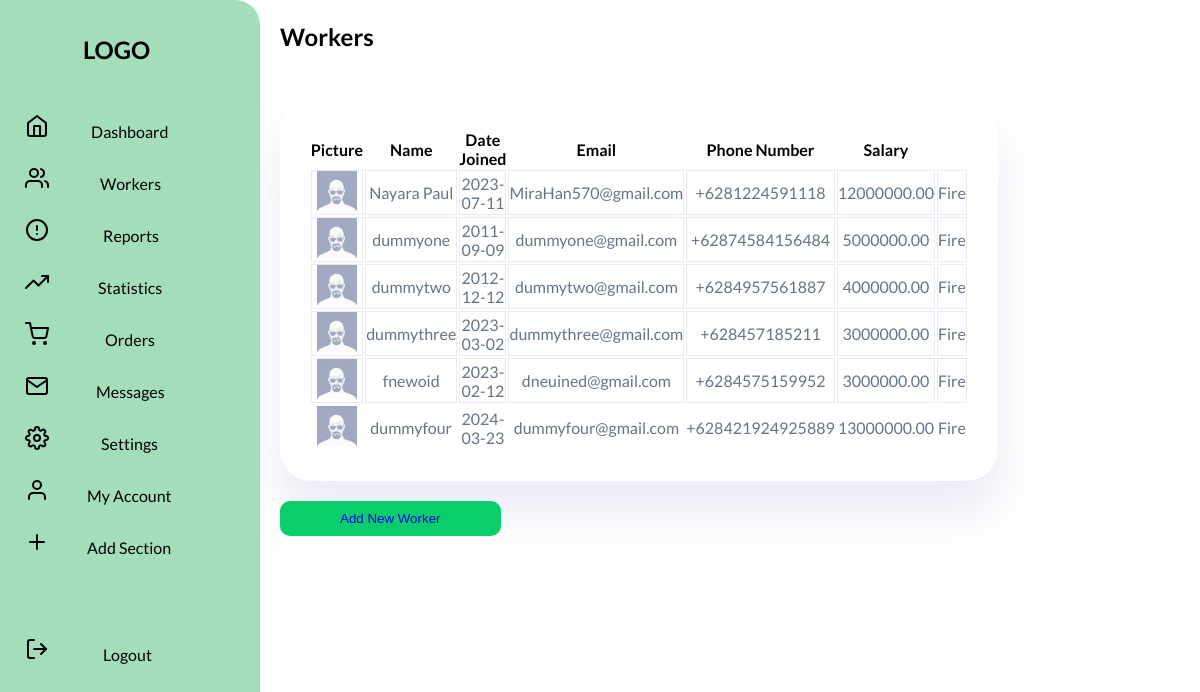
The app's page /admin/workers.php with its own data.
### tables this page shows
CREATE TABLE `workers` (
  `id` int NOT NULL,
  `name` varchar(255) NOT NULL,
  `date_joined` date NOT NULL,
  `email` varchar(100) NOT NULL,
  `phone_number` varchar(20) NOT NULL,
  `salary` decimal(10,2) NOT NULL
);

### function.php (called while the page is built, shortened)
<?php
    function connection() {
        $conn = mysqli_connect("localhost", "root", "", "tubes");
        return $conn;
    }
?>

### admin/workers.php (the view, shortened to what this page needs)
<?php
    require '../function.php';
?>
<!DOCTYPE html>
<html lang="en">
<head>
    <link rel="stylesheet" href="../css/workers.css">
</head>
<body>
    <aside class= "sidebar">
        <div class= "logo">
            <h2>LOGO</h2>
        </div>
        <div class= "buttons">
            <ul>
                <li>
                    <a href="admin.php" class= "home">
                        <i data-feather="home"></i>
                        <span>Dashboard</span>
                    </a>
                </li>
                <li>
                    <a href="#" class= "workers">
                        <i data-feather="users"></i>
                        <span>Workers</span>
                    </a>
                </li>
                <li>
                    <a href="#" class= "reports">
                        <i data-feather="alert-circle"></i>
                        <span>Reports</span>
                    </a>
                </li>
                <li>
                    <a href="#" class= "stats">
                        <i data-feather="trending-up"></i>
                        <span>Statistics</span>
                    </a>
                </li>
                <li>
                    <a href="orders.php" class= "orders">
                        <i data-feather="shopping-cart"></i>
                        <span>Orders</span>
                    </a>
                </li>
                <li>
                    <a href="#" class= "messages">
                        <i data-feather="mail"></i>
                        <span>Messages</span>
                    </a>
                </li>
                <li>
                    <a href="#" class= "settings">
                        <i data-feather="settings"></i>
                        <span>Settings</span>
                    </a>
                </li>
                <li>
                    <a href="#" class="account">
                        <i data-feather="user"></i>
                        <span>My Account</span>
                    </a>
                </li>
                <li>
                    <a href="#" class= "new">
                        <i data-feather="plus"></i>
                        <span>Add Section</span>
                    </a>
                </li>
            </ul>
        </div>
        <div class= "logout">
            <ul>
                <li>
                    <a href="../index.php">
                    <div>
                        <i data-feather="log-out"></i>
                        <span>Logout</span>
                    </div>
                    </a>
                </li>
            </ul>
        </div>
    </aside>
    <section class= "employees" id= "worker">
        <div class= "top">
            <h1>Workers</h1>
        </div>
        <div class= "worker-table">
            <table>
                <thead>
                    <tr>
                        <th>Picture</th>
                        <th>Name</th>
                        <th>Date Joined</th>
                        <th>Email</th>
                        <th>Phone Number</th>
                        <th>Salary</th>
                    </tr>
                </thead>
                <tbody>
                <?php
                    $sql = "SELECT * FROM workers";
                    $result = connection()->query($sql);
                    if ($result->num_rows > 0) {
                    while ($row = $result->fetch_assoc()) {
                ?>
                    <tr>
                        <td><img src="../img/default2.jpeg" alt="" class="propic"></td>
                        <td><?php echo $row["name"]; ?></td>
                        <td><?php echo $row["date_joined"]; ?></td>
                        <td><?php echo $row["email"]; ?></td>
                        <td><?php echo $row["phone_number"]; ?></td>
                        <td><?php echo $row["salary"]; ?></td>
                        <td>Fire</td>
                    </tr>
                <?php
                    }
                    } else {
                        echo "<tr><td colspan='7'>No workers found.</td></tr>";
                }
                ?>
                </tbody>
            </table>
        </div>
        <div class= "butt">
            <button class= "new-worker">
                <a href="worker.new.php">
                    Add New Worker
                </a>
            </button>
        </div>
    </section>
</body>
</html>

### css/workers.css (style rules this page uses)
* { margin: 0; padding: 0; box-sizing: border-box; outline: 0; border: 0; text-decoration: none; }
body { font-family: 'Lato', sans-serif; }
.sidebar { background-color: #A4DDB9; position: fixed; width: 260px; height: 100vh; border-radius: 0px 25px 25px 0px; }
.logo { margin: 35px 20px 50px 83px; }
.sidebar .buttons ul li { margin-top: 25px; margin-left: 25px; }
.sidebar .buttons ul { list-style-type: none; }
.sidebar .buttons ul li a { text-decoration: none; color: #000000; }
.sidebar .logout ul { list-style-type: none; }
.sidebar .logout ul li { margin-top: 80px; margin-left: 25px; }
.sidebar .logout ul li a { text-decoration: none; color: #000000; }
.sidebar .logout ul li a span { margin-left: 51px; margin-bottom: 20px; }
.sidebar .buttons ul li .home span { margin-left: 39px; }
.sidebar .buttons ul li .workers span { margin-left: 48px; }
.sidebar .buttons ul li .reports span { margin-left: 51px; }
.sidebar .buttons ul li .stats span { margin-left: 46px; }
.sidebar .buttons ul li .orders span { margin-left: 53px; }
.sidebar .buttons ul li .messages span { margin-left: 44px; }
.sidebar .buttons ul li .settings span { margin-left: 49px; }
.sidebar .buttons ul li .account span { margin-left: 35px; }
.sidebar .buttons ul li .new span { margin-left: 35px; }
.employees { margin-left: 280px; }
.employees .top { padding-top: 1.4rem; margin-bottom: 3rem; }
.employees .worker-table table { background: #fff; width: 100%; border-radius: 2rem; padding: 1.8rem; text-align: center; box-shadow: 0 2rem 3rem rgba(132, 139, 200, 0.18); width: 70%; }
.employees table tbody td { height: 2.8rem; border: 1px solid rgba(139, 132, 200, 0.18); color: #677483; }
.employees table tbody tr:last-child td { border: none; }
.employees .worker-table table tbody tr .propic { width: 40px; }
.employees .butt .new-worker { margin-top: 20px; list-style-type: none; padding: 10px 60px 10px 60px; border-radius: 10px; background-color: #0ACD6C; color: #000000; }
.employees .butt .new-worker a { text-decoration: none; }

### records on screen
workers: name "Nayara Paul", date_joined "2023-07-11", email "MiraHan570@gmail.com", phone_number "+6281224591118", salary "12000000.00"
workers: name "dummyone", date_joined "2011-09-09", email "dummyone@gmail.com", phone_number "+62874584156484", salary "5000000.00"
workers: name "dummytwo", date_joined "2012-12-12", email "dummytwo@gmail.com", phone_number "+6284957561887", salary "4000000.00"
workers: name "dummythree", date_joined "2023-03-02", email "dummythree@gmail.com", phone_number "+628457185211", salary "3000000.00"
workers: name "fnewoid", date_joined "2023-02-12", email "dneuined@gmail.com", phone_number "+6284575159952", salary "3000000.00"
workers: name "dummyfour", date_joined "2024-03-23", email "dummyfour@gmail.com", phone_number "+628421924925889", salary "13000000.00"
